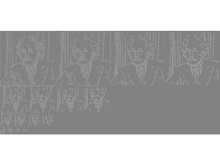
%> input picture SIFTtutorial/SIFTtutorial/Histogram.jpg, 220 x 165 px, shrunk from 1201 x 900 before the run
$ octave --eval "result = SIFT(imread('Histogram.jpg'));"   (GNU Octave 9; MATLAB toolbox functions it lacks are replaced by stand-ins)
%> lines starting %> are read from the running program, lines starting %| are printed output that depends on the picture
### SIFTtutorial/SIFTtutorial/gaussian_filter.m
function [g,x] = gaussian_filter( sigma, sample )

% g = gaussian_filter( sigma )
%
% Create 1D a gaussian filter with a suitable number
% of filter taps for the specified sigma.
%
% Input
% sigma - standard deviation of the gaussian
% sample - multiple of sigma to sample filter to
%
% Output
% g - the gaussian filter
%
% Thomas F. El-Maraghi
% May 2004

if ~exist('sample','var')
   sample = 7.0/2.0;
end

% Determine the number of filter taps.
n = 2*round(sample * sigma)+1;

% Generate the x values.
x=1:n;
x=x-ceil(n/2);

% Sample the gaussian function to generate the filter taps.
g = exp(-(x.^2)/(2*sigma^2))/(sigma*sqrt(2*pi));


### SIFTtutorial/SIFTtutorial/SIFT.m
function [ pos, scale, orient, desc ] = SIFT( im, octaves, intervals, object_mask, contrast_threshold, curvature_threshold, interactive )

% [ pos, scale, orient, desc ] = SIFT( im, octaves, intervals, object_mask, contrast_threshold, curvature_threshold, interactive )
%
% Apply David Lowe's Scale Invariant Feature Transform (SIFT) algorithm
% to a grayscale image.  This algorithm takes a grayscale image as input
% and returns a set of scale- and rotationally-invariant keypoints
% allong with their corresponding feature descriptors.
%
% This implementation is based on:
% [1] David G. Lowe, "Distinctive Image Features from Sacle-Invariant Keypoints",
%     accepted for publicatoin in the International Journal of Computer
%     Vision, 2004.
% [2] David G. Lowe, "Object Recognition from Local Scale-Invariant Features",
%     Proc. of the International Conference on Computer Vision, Corfu,
%     September 1999.
%
% Input:
% im - the input image, with pixel values normalize to lie betwen [0,1].%%%%%%%%%%%%%%%%%%%%%%%%%%%%%%attention
%输入图像
% octaves - the number of octaves to search for keypoints (default = 4).
% 八度的个数
% intervals - the number of geometrically sampled intervals to divide
%   each octave into when searching for keypoints (default = 2).
% 尺度采样数（组），比如在同一个ocave下三个scale中产生极值点，本尺度+上一尺度+下一尺度，产生一个采样数（组）
% object_mask - a binary mask specifying the location of the object in
%   the image to search for keypoints on.  If not specified, the whole
%   image is searched.
%检测区域
% contrast_threshold - the threshold on the contrast of the DOG extrema
%   before classifying them as keypoints (default = 0.03).
%对比度阈值--用于去除不明显的特征点
% curvature_threshold - the upper bound on the ratio between the principal
%   curvatures of the DOG extrema before classifying it as a keypoint
%   (default = 10.0).
%曲率阈值---用于去除边缘上的特征点
% interactive - >= 1 displays progress and timing information,
%   >= 2 displays intermediate results of the algorihtm (default = 1).
%调试参数 1：显示进程和耗时。2：显示中间结果
% Output:
% pos - an Nx2 matrix containing the (x,y) coordinates of the keypoints
%   stored in rows.
% 特征点的位置（x,y）序列
% scale - an Nx3 matrix with rows describing the scale of each keypoint (i.e.,
%   first column specifies the octave, second column specifies the interval, and
%   third column specifies sigma).
%特征点的尺度（octave，interval,sigma）序列
% orient - a Nx1 vector containing the orientations of the keypoints [-pi,pi).
%特征点的方向序列
% desc - an Nx128 matrix with rows containing the feature descriptors
%   corresponding to the keypoints.
%SIFT描述子序列
% Thomas F. El-Maraghi
% May 2004

% assign default values to the input variables
if ~exist('octaves','var')
   octaves = 4;
end
if ~exist('intervals','var')
   intervals = 2;
end
if ~exist('object_mask','var')
   object_mask = ones(size(im));
end
if size(object_mask) ~= size(im)
   object_mask = ones(size(im));
end
if ~exist('contrast_threshold','var')
   contrast_threshold = 0.02;%注意，这里没有用0.03，而是0.02
end
if ~exist('curvature_threshold','var')
   curvature_threshold = 5.0;
end
if ~exist('interactive','var')
   interactive = 1;
end

% Check that the image is normalized to [0,1]
if( (min(im(:)) < 0) | (max(im(:)) > 1) )
   fprintf( 2, 'Warning: image not normalized to [0,1].\n' );%1 for standard output (the screen) or 2 for standard error
end
%%%%%%%%%%%%%%%%%%%%%%%%%%%%%%%%%%%%%%%%%%%%%%%%%%%%%%%%%%%%%%%%%%%%%%%%%%%
%先进行标准差0.5的高斯滤波(实际上是相当于没有进行的)，然后线性插值产生subsample=0.5的图像，就是把图像放大一倍
% Blur the image with a standard deviation of 0.5 to prevent aliasing
% and then upsample the image by a factor of 2 using linear interpolation.
% Lowe claims that this increases the number of stable keypoints by
% a factor of 4.
if interactive >= 1
   fprintf( 2, 'Doubling image size for first octave...\n' );
end
tic;%开启一个秒表计数器
antialias_sigma = 0.5;
if antialias_sigma == 0
   signal = im;
else
   g = gaussian_filter( antialias_sigma );%产生一个1D高斯滤波器
   if exist('corrsep') == 3  %3 if corrsep is a MEX-file on MATLAB's search path
	   signal = corrsep( g, g, im );
   else
      signal = conv2( g, g, im, 'same' );%MATLAB标准函数,convolves im first with the vector g along the rows and then with the vector g along the columns.
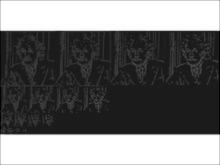
%> signal: size 165x220 double; min 118.1, max 262.4, mean 183.3; drawn with min black and max white
                                         % 'same'  - returns the central part of the convolution that is the same size as A.
   end
end
if(signal==im)
    fprintf(2,'signal==im\n');
else
    fprintf(2,'signal!=im\n');
end
signal = im;%！！！！这里有问题：进行这次赋值后，相当于没有进行上面的高斯滤波
%> signal is the input picture: size 165x220 uint8; min 123, max 255, mean 178.6
[X Y] = meshgrid( 1:0.5:size(signal,2), 1:0.5:size(signal,1) ); %SIZE(X,1) returns the number of rows.对于m*n维矩阵，插值产生的矩阵是(2m-1)*(2n-1)维的
signal = interp2( signal, X, Y, '*linear' );%使用时，必须在方法的名字前加上一个星号'*',如interp1(x, Y, xx ,'*cubic')
%> signal: size 329x439 uint8
                                            %函数原型是ZI = INTERP2(X,Y,Z,XI,YI)。ZI = INTERP2(Z,XI,YI) assumes X=1:N and Y=1:M where [M,N]=SIZE(Z).
subsample = [0.5]; % subsampling rate for doubled image is 1/2
%%%%%%%%%%%%%%%%%%%%%%%%%%%%%%%%%%%%%%%%%%%%%%%%%%%%%%%%%%%%%%%%%%%%%%%%%%%%%%%%%%%%%%%%%%%%%%%%%%%%%%%%%%%%%%%%%%
%下一步产生高斯金字塔和DOG金字塔。如果采样数ineval=s，则需要产生s+3幅gaussion图像，s+2幅DOG图像
% The next step of the algorithm is to generate the gaussian and difference-of-
% gaussian (DOG) pyramids.  These pyramids will be stored as two cell arrays(元胞数组),
% gauss_pyr{orient(octave),interval} and DOG_pyr{orient(octave),interval}, respectively.  In order
% to detect keypoints on s intervals per octave, we must generate s+3 blurred
% images in the gaussian pyramid.  This is becuase s+3 blurred images generates
% s+2 DOG images, and two images are needed (one at the highest and one lowest scales
% of the octave) for extrema detection.

% Generate the first image of the first octave of the gaussian pyramid
% by preblurring the doubled image with a gaussian with a standard deviation
% of 1.6.  This choice for sigma is a trade off between repeatability and
% efficiency.
if interactive >= 1
   fprintf( 2, 'Prebluring image...\n' );
end
preblur_sigma = sqrt(sqrt(2)^2 - (2*antialias_sigma)^2);% 1.0
if preblur_sigma == 0
   gauss_pyr{1,1} = signal;
else
   g = gaussian_filter( preblur_sigma );%产生一个1D高斯滤波器,sigma^2 = 1.0
   if exist('corrsep') == 3
      gauss_pyr{1,1} = corrsep( g, g, signal );
   else
      gauss_pyr{1,1} = conv2( g, g, signal, 'same' );
   end
end
clear signal
pre_time = toc;
if interactive >= 1
   fprintf( 2, 'Preprocessing time %.2f seconds.\n', pre_time );
end

% The initial blurring for the first image of the first octave of the pyramid.
initial_sigma = sqrt( (2*antialias_sigma)^2 + preblur_sigma^2 );%sqrt(2)

% Keep track of the absolute sigma for the octave and scale
absolute_sigma = zeros(octaves,intervals+3);
absolute_sigma(1,1) = preblur_sigma * subsample(1);

% Keep track of the filter sizes and standard deviations used to generate the pyramid
filter_size = zeros(octaves,intervals+3);%滤波器个数
filter_sigma = zeros(octaves,intervals+3);

% Generate the remaining levels of the geometrically sampled gaussian and DOG pyramids
if interactive >= 1
   fprintf( 2, 'Expanding the Gaussian and DOG pyramids...\n' );
end
tic;
for octave = 1:octaves
   if interactive >= 1
      fprintf( 2, '\tProcessing octave %d: image size %d x %d subsample %.1f\n', octave, size(gauss_pyr{octave,1},2), size(gauss_pyr{octave,1},1), subsample(octave) );
      fprintf( 2, '\t\tInterval 1 sigma %f\n', absolute_sigma(octave,1) );
   end
   sigma = initial_sigma;
   g = gaussian_filter( preblur_sigma );
   filter_size( octave, 1 ) = length(g);
   filter_sigma( octave, 1 ) = preblur_sigma;% 注意，对于每一组中的第一帧图像都没有用高斯函数平滑，平滑从第二帧开始
   DOG_pyr{octave} = zeros(size(gauss_pyr{octave,1},1),size(gauss_pyr{octave,1},2),intervals+2);% intervals+2帧图像，每帧图像的尺寸是m×n
   for interval = 2:(intervals+3)

      % Compute the standard deviation of the gaussian filter needed to produce the
      % next level of the geometrically sampled pyramid.  Here, sigma_i+1 = k*sigma.
      % By definition of successive convolution, the required blurring sigma_f to
      % produce sigma_i+1 from sigma_i is:
      %
      %    sigma_i+1^2 = sigma_f,i^2 + sigma_i^2
      %  (k*sigma_i)^2 = sigma_f,i^2 + sigma_i^2
      %
      % therefore:
      %
      %      sigma_f,i = sqrt(k^2 - 1)sigma_i
      %
      % where k = 2^(1/intervals) to span the octave, so:
      %
      %      sigma_f,i = sqrt(2^(2/intervals) - 1)sigma_i
      sigma_f = sqrt(2^(2/intervals) - 1)*sigma;%intervals=2时 sigme_f=sigma
      g = gaussian_filter( sigma_f );
      sigma = (2^(1/intervals))*sigma;%interval=2时，sigma=sqrt（2）*sigma

      % Keep track of the absolute sigma
      absolute_sigma(octave,interval) = sigma_f * subsample(octave);%subsample的值会在下面更新

      % Store the size and standard deviation of the filter for later use
      filter_size(octave,interval) = length(g);
      filter_sigma(octave,interval) = sigma_f;
      if interactive >= 2
      fprintf(2,'filter_size(%d,%d)=%f',octave,interval,filter_size(octave,interval));
      end

      if exist('corrsep') == 3
         gauss_pyr{octave,interval} = corrsep( g, g, gauss_pyr{octave,interval-1} );
      else
         gauss_pyr{octave,interval} = conv2( g, g, gauss_pyr{octave,interval-1}, 'same' );%将interval-1平滑后存入interval
      end
      DOG_pyr{octave}(:,:,interval-1) = gauss_pyr{octave,interval} - gauss_pyr{octave,interval-1};

      if interactive >= 1
         fprintf( 2, '\t\tInterval %d sigma %f\n', interval, absolute_sigma(octave,interval) );
      end
   end
   if octave < octaves
      % The gaussian image 2 images from the top of the stack for
      % this octave have be blurred by 2*sigma.  Subsample this image by a
      % factor of 2 to procuduce the first image of the next octave.
      sz = size(gauss_pyr{octave,intervals+1});
      [X Y] = meshgrid( 1:2:sz(2), 1:2:sz(1) );
      gauss_pyr{octave+1,1} = interp2(gauss_pyr{octave,intervals+1},X,Y,'*nearest');
      absolute_sigma(octave+1,1) = absolute_sigma(octave,intervals+1);
      subsample = [subsample subsample(end)*2];
   end
end
%> this loop made 4 passes
%> sz on passes 1 to 3: [329 439], [165 220], [83 110]
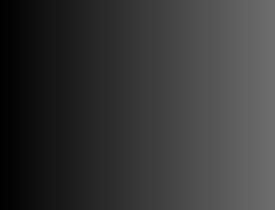
%> X: size 42x55 double (shown 5 times larger); min 1, max 109, mean 55
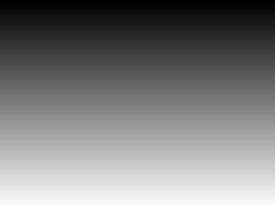
%> Y: size 42x55 double (shown 5 times larger); min 1, max 83, mean 42; drawn with min black and max white
%> after the loop, DOG_pyr = 4 items; absolute_sigma = [0.5 0.707 1 1.41 2; 1 1.41 2 2.83 4; 2 2.83 4 5.66 8; 4 5.66 8 11.31 16]; filter_sigma = [1 1.41 2 2.83 4; 1 1.41 2 2.83 4; 1 1.41 2 2.83 4; 1 1.41 2 2.83 4]; filter_size = [9 11 15 21 29; 9 11 15 21 29; 9 11 15 21 29; 9 11 15 21 29]; gauss_pyr = 20 items; subsample = [0.5 1 2 4]
pyr_time = toc;
if interactive >= 1
   fprintf( 2, 'Pryamid processing time %.2f seconds.\n', pyr_time );
end

% Display the gaussian pyramid when in interactive mode
if interactive >= 2
   sz = zeros(1,2);
   sz(2) = (intervals+3)*size(gauss_pyr{1,1},2);
   for octave = 1:octaves
      sz(1) = sz(1) + size(gauss_pyr{octave,1},1);
   end
   pic = zeros(sz);
   y = 1;
   for octave = 1:octaves
      x = 1;
      sz = size(gauss_pyr{octave,1});
      for interval = 1:(intervals + 3)
			pic(y:(y+sz(1)-1),x:(x+sz(2)-1)) = gauss_pyr{octave,interval};
         x = x + sz(2);
      end
      y = y + sz(1);
   end
   fig = figure;
   clf;
   imshow(pic);
   resizeImageFig( fig, size(pic), 0.25 );
   fprintf( 2, 'The gaussian pyramid (0.25 scale).\nPress any key to continue.\n' );
   pause;
   close(fig)
end

% Display the DOG pyramid when in interactive mode
if interactive >= 2
   sz = zeros(1,2);
   sz(2) = (intervals+2)*size(DOG_pyr{1}(:,:,1),2);
   for octave = 1:octaves
      sz(1) = sz(1) + size(DOG_pyr{octave}(:,:,1),1);
   end
   pic = zeros(sz);
   y = 1;
   for octave = 1:octaves
      x = 1;
      sz = size(DOG_pyr{octave}(:,:,1));
      for interval = 1:(intervals + 2)
			pic(y:(y+sz(1)-1),x:(x+sz(2)-1)) = DOG_pyr{octave}(:,:,interval);
         x = x + sz(2);
      end
      y = y + sz(1);
   end
   fig = figure;%figure 强制生成一个绘图窗口，赋给fig
   clf;
   imshow(pic);
   resizeImageFig( fig, size(pic), 0.25 );
   fprintf( 2, 'The DOG pyramid (0.25 scale).\nPress any key to continue.\n' );
   pause;
   close(fig)
end

% The next step is to detect local maxima in the DOG pyramid.  When
% a maximum is found, two tests are applied before labeling it as a
% keypoint.  First, it must have sufficient contrast.  Second, it should
% not be and edge point (i.e., the ratio of principal curvatures at the
% extremum should be below a threshold).

% Compute threshold for the ratio of principle curvature test applied to
% the DOG extrema before classifying them as keypoints.
curvature_threshold = ((curvature_threshold + 1)^2)/curvature_threshold;

% 2nd derivative kernels
xx = [ 1 -2  1 ];
yy = xx';
xy = [ 1 0 -1; 0 0 0; -1 0 1 ]/4;

% Coordinates of keypoints after each stage of processing for display
% in interactive mode.
raw_keypoints = [];
contrast_keypoints = [];
curve_keypoints = [];

% Detect local maxima in the DOG pyramid
if interactive >= 1
   fprintf( 2, 'Locating keypoints...\n' );
end
tic;
loc = cell(size(DOG_pyr)); % boolean maps of keypoints
%> loc = {[], [], [], []}
%> (the rest of the program and of its run is left out)
